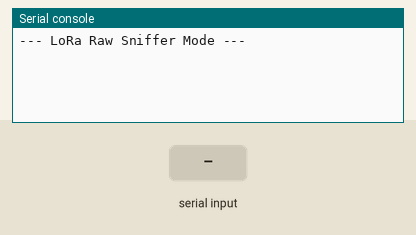
A program run on a simulated ESP32 board running MicroPython. Parts: the last lines printed to the serial console. The inputs (shaded band) are chosen by the test bench.

Above: at 1.2 s.
1.3 s: "1" received over the second serial link
At 1.9 s:
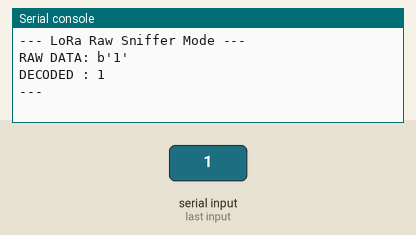
2.8 s: "0" received over the second serial link
At 4.0 s:
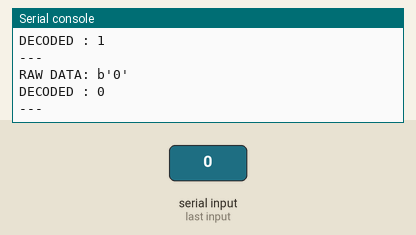
4.3 s: "2" received over the second serial link
At 5.4 s:
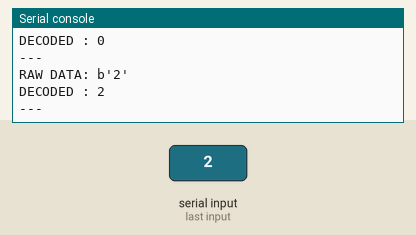

Measured:
- after the input at 1.3 s, the serial console: prints a new line at once (image 1)
- after the input at 2.8 s, the serial console: prints a new line at once (image 2)
- after the input at 4.3 s, the serial console: prints a new line at once (image 3)

The program:

sniffer.py
```python
import machine
import time

# UART2 (RX=16, TX=17)
lora_uart = machine.UART(2, baudrate=9600, rx=16, tx=17, timeout=100)

print("--- LoRa Raw Sniffer Mode ---")

while True:
    try:
        if lora_uart.any():
            # 届いたデータをそのままバイナリで表示
            raw = lora_uart.read()
            print("RAW DATA:", raw)
            try:
                print("DECODED :", raw.decode('utf-8'))
            except:
                pass
            print("---")
    except Exception as e:
        print("Error:", e)

    time.sleep(0.1)
```
